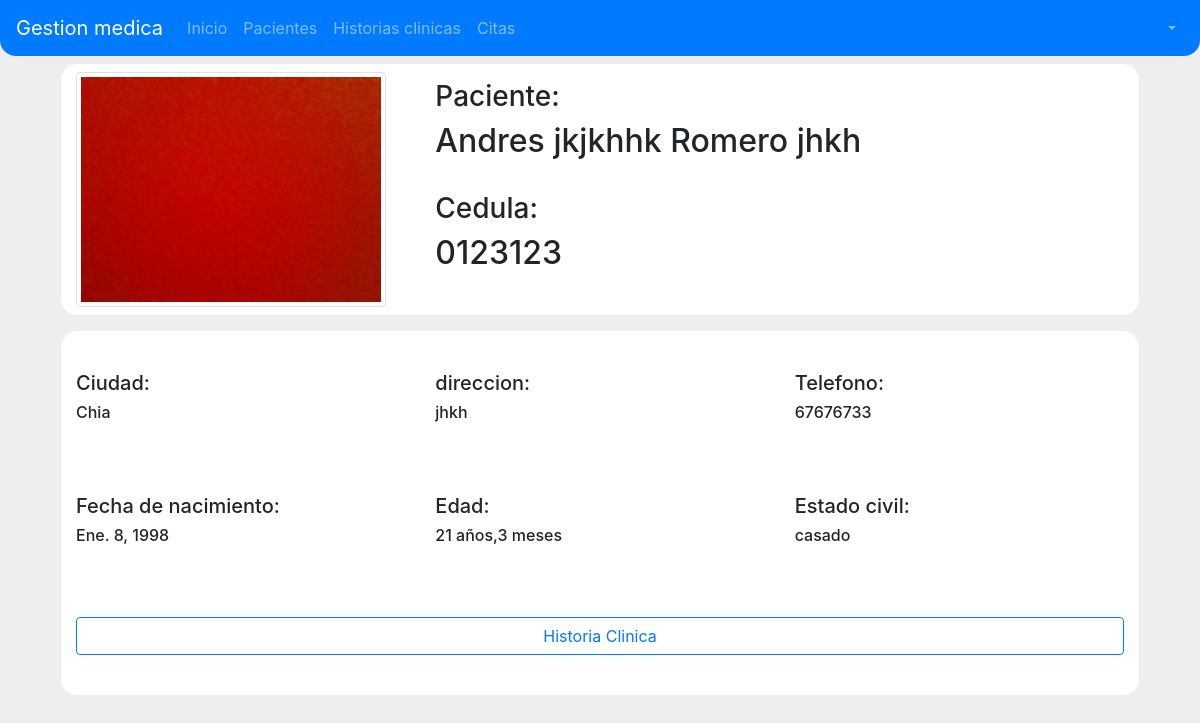
Page /pacientes/0123123 on the committed database.
### pacientes/models.py (models this page shows, shortened)
class Paciente(models.Model):
    estados_civiles = (
        ('soltero', 'Soltero/a'),
        ('casado', 'Casado/a'),
        ('union libre', 'Union libre'),
        ('viudo', 'Viudo/a'),
        ('divorciado', 'Divorciado/a'),
        ('comprometido', 'Comprometido/a')
    )
    sexos = (
        ('masculino', 'Masculino'),
        ('femenino', 'Femenino'),
        ('otro', 'Otro')
    )
    cedula = models.CharField(primary_key=True, max_length=11)
    primer_nombre = models.CharField(max_length=15)
    segundo_nombre = models.CharField(max_length=15, blank=True)
    primer_apellido = models.CharField(max_length=15)
    segundo_apellido = models.CharField(max_length=15)
    direccion = models.CharField(max_length=100)
    ciudad = models.CharField(max_length=50)
    fecha_nacimiento = models.DateField()
    estado_civil = models.CharField(max_length=50, choices=estados_civiles)
    telefono = models.CharField(max_length=10)
    sexo = models.CharField(max_length=15, choices=sexos, default='sexo')
    foto = models.ImageField()

### pacientes/views.py (the view)
# urls.py: re_path(r'^pacientes/(?P<pk>\d+)$', DetallePaciente.as_view(), name='detalle_paciente'),
class DetallePaciente(DetailView):
    model = Paciente

### templates/pacientes/paciente_detail.html
{% extends 'base.html' %}
{% load staticfiles %}
{% block style_content %}
<link rel="stylesheet" href="{% static 'css/PacienteDetail.css' %}">
<link rel="stylesheet" href="{% static 'css/PacienteRegistro.css' %}">
{% endblock style_content %}
{% block content %}
    <section id="section-container">
        <div class="container">
            <div class="row fila">
                <div class="col-12 col-md-4">
                    <img src="{{ paciente.foto.url }}" alt="Responsive image" class="img-thumbnail">
                </div>
                <div class="col-12 col-md-6 column">
                    <h3>Paciente:</h3>
                    <h2>{{paciente.primer_nombre}} {{paciente.segundo_nombre}} {{paciente.primer_apellido}} {{paciente.segundo_apellido}}</h2><br>
                    <h3>Cedula:</h3>
                    <h2>{{ paciente.cedula }}</h2>
                </div>
            </div>
            <div class="row fila ">
                <div class="col-12 col-md-6 col-lg-4 colDatos">
                    <h5>Ciudad:</h5>
                    <h6>{{ paciente.ciudad }}</h6>
                </div>
                <div class="col-12 col-md-6 col-lg-4 colDatos">
                    <h5>direccion: </h5>
                    <h6>{{ paciente.direccion }}</h6>
                </div>
                <div class="col-12 col-md-6 col-lg-4 colDatos">
                    <h5>Telefono: </h5>
                    <h6>{{ paciente.telefono }}</h6>
                </div>
                <div class="col-12 col-md-6 col-lg-4 colDatos">
                    <h5>Fecha de nacimiento: </h5>
                    <h6>{{ paciente.fecha_nacimiento }}</h6>
                </div>
                <div class="col-12 col-md-6 col-lg-4 colDatos">
                    <h5>Edad: </h5>
                    <h6>{{ paciente.fecha_nacimiento|timesince }}</h6>
                </div>
                <div class="col-12 col-md-6 col-lg-4 colDatos">
                    <h5>Estado civil:</h5>
                    <h6>{{ paciente.estado_civil }}</h6>
                </div>
                <div class="col-12 colDatos">
                    <a href="{% url  'historias_clinicas:historia_paciente' pk=paciente.cedula%}" class="btn btn-outline-primary btn-block">Historia Clinica</a>
                </div>
            </div>
        </div>
    </section>
{% endblock content %}

### static/css/base.css (style rules this page uses)
* { font-size: 16px; }
body { background-color: #eee; }

### pacientes/static/css/PacienteDetail.css (style rules this page uses)
.fila { margin : 1em; background-color: white; border-radius: 1em; padding :.5em 0 .5em 0; }
.colDatos { margin: 2em 0; }

### pacientes/static/css/PacienteRegistro.css (style rules this page uses)
#section-container { margin: 1em 0; }
.column { border-radius: 1em; background: white; padding-top: .5em; padding-bottom: .5em; }

### rows in the picture
Paciente: foto (picture), primer_nombre "Andres", segundo_nombre "jkjkhhk", primer_apellido "Romero", segundo_apellido "jhkh", cedula "0123123", ciudad "Chia", direccion "jhkh", telefono "67676733", fecha_nacimiento "Ene. 8, 1998", fecha_nacimiento "21 años,3 meses", estado_civil "casado"
